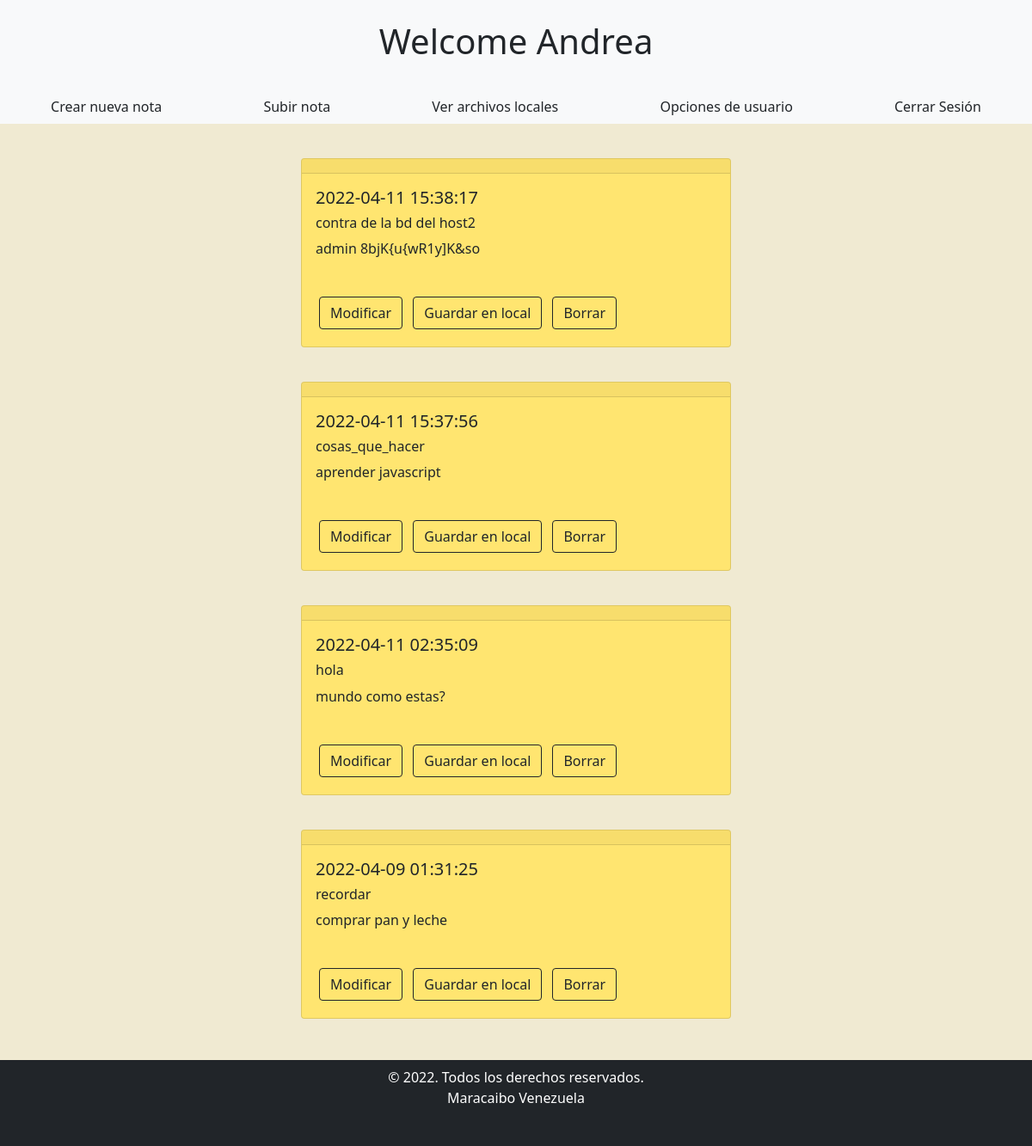
Page /inicio.php (signed in) on the earlier database version.
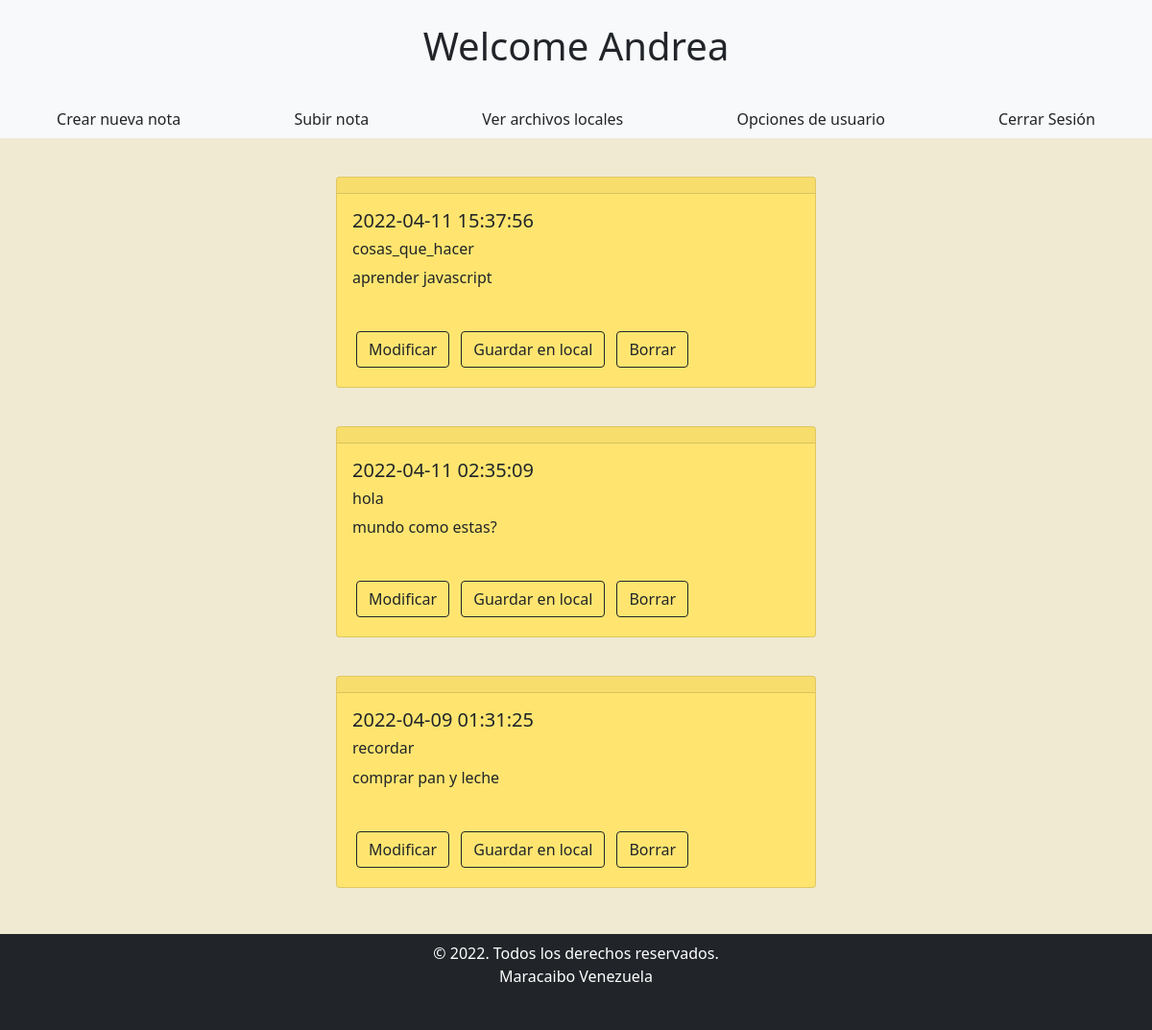
Same page on the later database version.
### tables this page shows
CREATE TABLE `notas` (
  `notaID` int(11) NOT NULL,
  `tituloNota` varchar(50) DEFAULT NULL,
  `nota` text DEFAULT NULL,
  `fechaNota` timestamp NULL DEFAULT NULL,
  `usuarioID` int(11) DEFAULT NULL
);

### inicio.php (the view, shortened to what this page needs)
<?php
    include_once('conexion/conexion.php');
    if(isset($_SESSION['usuarioID'])){
        $ID = $_SESSION['usuarioID'];
        }else{
        header('Location: index.php');
        exit();
        }
?>
<!DOCTYPE html>
<html lang="es">
<head>
    <link href="https://cdn.jsdelivr.net/npm/bootstrap@5.1.3/dist/css/bootstrap.min.css" rel="stylesheet"
>
    <link rel="stylesheet" href="css/estilos.css">
</head>
<body>
    <div>
        <div class="encabezado bg-light">
            <br>
            <h1 class="text-center">Welcome <?php echo $_SESSION['nombreUsuario'];?></h1>
            <br>
            <ul class="nav justify-content-center nav-fill">
                <li class="nav-item">
                    <a class="nav-link link-dark" href="" data-bs-toggle="modal" data-bs-target="#agregarModal">Crear
                        nueva nota</a>
                </li>
                <li class="nav-item">
                    <a class="nav-link link-dark" href="" data-bs-toggle="modal" data-bs-target="#subirModal">Subir
                        nota</a>
                </li>
                <li class="nav-item">
                    <a class="nav-link link-dark" href="../bloc_notas/verCarpetas.php" target='_black'>Ver archivos
                        locales</a>
                </li>
                <li class="nav-item">
                    <a class="nav-link link-dark" href="usuario.php">Opciones de usuario</a>
                </li>
                <li class="nav-item">
                    <a class="nav-link link-dark" href="procesos/proceLogout.php">Cerrar Sesión</a>
                </li>
            </ul>
            <?php include('modals/agregarNotas.php');?>
            <?php include('modals/subirNota.php');?>
            <br>
        <?php
    $query = "Select * from notas WHERE usuarioID='$ID' ORDER BY fechaNota DESC";
    $rsquery = mysqli_query($con, $query) or die('Error: ' . mysqli_error($con));
    while($fileQUERY = mysqli_fetch_assoc($rsquery)){
    ?>
        <div class="card notas mx-auto mt-3 col-5 ">
            <div class="card-header">
            </div>
            <div class="card-body">
                <h5 class="card-title"><?php echo $fileQUERY['fechaNota']; ?></h5>
                <h6><?php echo $fileQUERY['tituloNota']; ?></h6>
                <p><?php echo $fileQUERY['nota']; ?></p>
                <br>
                <button type="button" data-bs-toggle="modal"
                    data-bs-target="#modiModal<?php echo $fileQUERY['notaID']; ?>"
                    class="btn btn-outline-dark m-1">Modificar</button>
                <a href="proceTXT.php?notaID=<?php echo $fileQUERY['notaID']; ?>" target="_blank"
                    class="btn btn-outline-dark m-1">Guardar en local</a>
                <button type="button" data-bs-toggle="modal"
                    data-bs-target="#borrarModal<?php echo $fileQUERY['notaID']; ?>"
                    class="btn btn-outline-dark m-1">Borrar</a>
            </div>
        </div>
        <br>
        <?php
    }
    ?>
        <br />
        <div class="piepagina bg-dark">
            © 2022. Todos los derechos reservados. <br />Maracaibo Venezuela
        </div>
</body>
</html>

### modals/agregarNotas.php (shortened to what this page needs)
</div>

### modals/subirNota.php (shortened to what this page needs)
</div>

### css/estilos.css (style rules this page uses)
html { height: 100%; }
body { height: 100%; background: #f0ead2; }
.notas { background-color: #ffe570; }
.encabezado { width: 100%; height: 12%; }
.piepagina { width: 100%; height: 100px; text-align: center; padding-top: 8px; color: white; float: none; }

Differences in the rows shown:
removed notas: fechaNota "2022-04-11 15:38:17", tituloNota "contra de la bd del host2", nota "admin 8bjK{u{wR1y]K&so"
